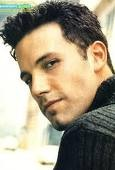
#> input picture Open CV/Projects/Face Recongnizer/train/Ben Afflek/1.jpg, 115 x 170 px, given in place of the camera
$ python main.py
#> lines starting #> are read from the running program, lines starting #| are printed output that depends on the picture; after the words box and inside, x2 and y2 are one past the last pixel; in counts of white or black regions, pixels touching at a corner belong together
import cv2
import  numpy as np

def nothing():
    pass

cap = cv2.VideoCapture(0)

# create a track bar to get the value
cv2.namedWindow("Track")
cv2.createTrackbar("L-H", "Track", 0, 180, nothing)
cv2.createTrackbar("L-S", "Track", 59, 255, nothing)
cv2.createTrackbar("L-V", "Track", 0, 255, nothing)
cv2.createTrackbar("U-H", "Track", 12, 255, nothing)
cv2.createTrackbar("U-S", "Track", 248, 255, nothing)
cv2.createTrackbar("U-V", "Track",  255, 255, nothing)


while True:
    _, frame = cap.read()
#> frame is the input picture: shape (170, 115, 3); mean B, G, R 130.9, 151.7, 161.1

    blurred_frame = cv2.GaussianBlur(frame, (5,5), 0)
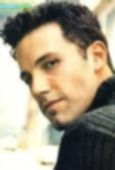
#> blurred_frame: shape (170, 115, 3); mean B, G, R 130.9, 151.7, 161.1
    hsv_frame = cv2.cvtColor(blurred_frame, cv2.COLOR_BGR2HSV)
#> hsv_frame: shape (170, 115, 3); mean H, S, V 44, 60.9, 164.8

    l_h = cv2.getTrackbarPos("L-H","Track" )
    l_s = cv2.getTrackbarPos("L-S", "Track")
    l_v = cv2.getTrackbarPos("L-V", "Track")
    u_h = cv2.getTrackbarPos("U-H", "Track")
    u_s = cv2.getTrackbarPos("U-S", "Track")
    u_v = cv2.getTrackbarPos("U-V", "Track")

    # mask for red color
    low_red = np.array([l_h, l_s, l_v]) # use track bar to get the red portion white and get the perfect value
    high_red = np.array([u_h, u_s, u_v])
    mask = cv2.inRange(hsv_frame, low_red, high_red)  # only define the red color
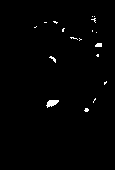
#> mask: shape (170, 115); 1% white; 18 white regions (15 under 20 px)


    # conturs detection
    contours, hierarchy = cv2.findContours(mask, cv2.RETR_TREE, cv2.CHAIN_APPROX_SIMPLE)
#> contours = 18 contours, 17 with area under 20; largest, box (x1, y1, x2, y2) and area: (46, 100, 59, 108) 49

    for cnt in contours:
        area = cv2.contourArea(cnt)

        if area > 100:
            x, y, w, h = cv2.boundingRect(cnt)
            #print(f'x = {x}, y = {y}, w = {w}, h = {h} ')
            if x > 100  and y > 100 and w > 100 and w < 350 and  h > 55:
                img = cv2.rectangle(frame, (x, y), (x + w, y + h), (0, 250, 0), 3)
                cv2.putText(img, 'Gate', (x, y - 10), cv2.FONT_HERSHEY_SIMPLEX, 0.9, (36, 255, 12), 2)
#> this loop made 18 passes
#> area on pass 2: 49
    cv2.imshow("Frame", frame)
    cv2.imshow("Red", mask)
    #cv2.imshow("kd", kernal)
    key = cv2.waitKey(1)
#> (key Esc is pressed here)
    if key == 27:
        break

cap.release()
cv2.destroyAllWindows()

$ run again, on Open CV/Projects/Face Recongnizer/train/Ben Afflek/10.jpg
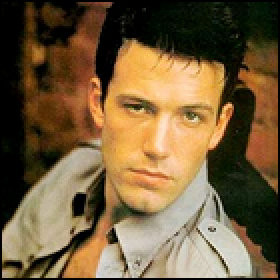
#> input picture Open CV/Projects/Face Recongnizer/train/Ben Afflek/10.jpg, 140 x 140 px, given in place of the camera (shown 2 times larger)
#> frame is the input picture: shape (140, 140, 3); mean B, G, R 60.5, 93.3, 116
#> `blurred_frame = cv2.GaussianBlur(frame, (5,5), 0)`:
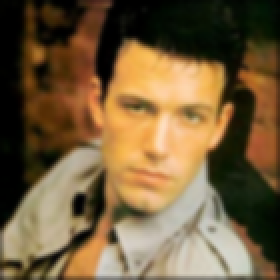
#> blurred_frame: shape (140, 140, 3) (shown 2 times larger); mean B, G, R 60.9, 93.8, 116.6
#> hsv_frame: shape (140, 140, 3); mean H, S, V 23.7, 142.1, 118
#> `mask = cv2.inRange(hsv_frame, low_red, high_red)`:
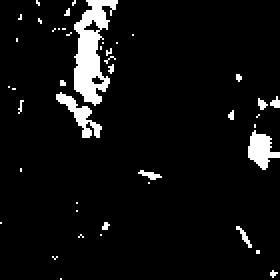
#> mask: shape (140, 140) (shown 2 times larger); 6.1% white; 44 white regions (39 under 20 px)
#> contours = 46 contours, 41 with area under 20; largest, box (x1, y1, x2, y2) and area: (37, 0, 59, 53) 558, (124, 65, 140, 85) 150, (28, 46, 51, 69) 130, (41, 9, 51, 17) 30, (45, 37, 53, 43) 22
#> the loop `for cnt in contours:` made 46 passes
#> (area, x, y, w, h) on passes 15, 22, 42: (150, 124, 65, 16, 20), (130.5, 28, 46, 23, 23), (558.5, 37, 0, 22, 53)

$ run again, on Open CV/Projects/Face Recongnizer/train/Ben Afflek/12.jpg
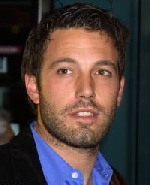
#> input picture Open CV/Projects/Face Recongnizer/train/Ben Afflek/12.jpg, 150 x 185 px, given in place of the camera
#> frame is the input picture: shape (185, 150, 3); mean B, G, R 60.5, 62.7, 77.8
#> `blurred_frame = cv2.GaussianBlur(frame, (5,5), 0)`:
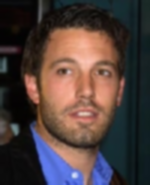
#> blurred_frame: shape (185, 150, 3); mean B, G, R 60.5, 62.8, 77.8
#> hsv_frame: shape (185, 150, 3); mean H, S, V 48.4, 107.9, 89.5
#> `mask = cv2.inRange(hsv_frame, low_red, high_red)`:
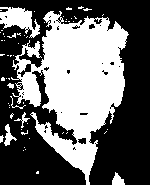
#> mask: shape (185, 150); 41.6% white; 58 white regions (50 under 20 px)
#> contours = 123 contours, 112 with area under 20; largest, box (x1, y1, x2, y2) and area: (11, 11, 129, 185) 10170, (0, 7, 40, 38) 582, (4, 124, 17, 146) 90, (17, 63, 32, 78) 88, (112, 172, 125, 185) 84
#> the loop `for cnt in contours:` made 123 passes
#> (area, x, y, w, h) on passes 54, 115: (10170, 11, 11, 118, 174), (582, 0, 7, 40, 31)
